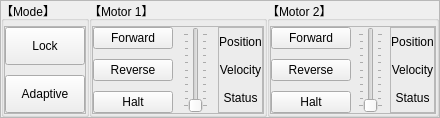
            <widget class="QFrame" name="group_motor_control">
             <property name="frameShape">
              <enum>QFrame::StyledPanel</enum>
             </property>
             <property name="frameShadow">
              <enum>QFrame::Raised</enum>
             </property>
             <layout class="QHBoxLayout" name="horizontalLayout_4" stretch="1,3,3">
              <property name="spacing">
               <number>0</number>
              </property>
              <property name="leftMargin">
               <number>0</number>
              </property>
              <property name="topMargin">
               <number>0</number>
              </property>
              <property name="rightMargin">
               <number>0</number>
              </property>
              <property name="bottomMargin">
               <number>0</number>
              </property>
              <item>
               <widget class="QGroupBox" name="group_param_modify_6">
                <property name="enabled">
                 <bool>true</bool>
                </property>
                <property name="title">
                 <string>【Mode】</string>
                </property>
                <layout class="QVBoxLayout" name="verticalLayout_109" stretch="0">
                 <property name="spacing">
                  <number>0</number>
                 </property>
                 <property name="leftMargin">
                  <number>0</number>
                 </property>
                 <property name="topMargin">
                  <number>5</number>
                 </property>
                 <property name="rightMargin">
                  <number>0</number>
                 </property>
                 <property name="bottomMargin">
                  <number>0</number>
                 </property>
                 <item>
                  <widget class="QFrame" name="frame_44">
                   <layout class="QVBoxLayout" name="verticalLayout_110" stretch="0">
                    <property name="spacing">
                     <number>0</number>
                    </property>
                    <property name="leftMargin">
                     <number>0</number>
                    </property>
                    <property name="topMargin">
                     <number>0</number>
                    </property>
                    <property name="rightMargin">
                     <number>0</number>
                    </property>
                    <property name="bottomMargin">
                     <number>0</number>
                    </property>
                    <item>
                     <widget class="QFrame" name="frame_45">
                      <property name="frameShape">
                       <enum>QFrame::StyledPanel</enum>
                      </property>
                      <property name="frameShadow">
                       <enum>QFrame::Raised</enum>
                      </property>
                      <layout class="QHBoxLayout" name="horizontalLayout_48" stretch="1">
                       <property name="spacing">
                        <number>10</number>
                       </property>
                       <property name="leftMargin">
                        <number>0</number>
                       </property>
                       <property name="topMargin">
                        <number>0</number>
                       </property>
                       <property name="rightMargin">
                        <number>0</number>
                       </property>
                       <property name="bottomMargin">
                        <number>0</number>
                       </property>
                       <item>
                        <layout class="QVBoxLayout" name="verticalLayout_56" stretch="1,1">
                         <property name="spacing">
                          <number>10</number>
                         </property>
                         <property name="leftMargin">
                          <number>0</number>
                         </property>
                         <property name="rightMargin">
                          <number>0</number>
                         </property>
                         <item>
                          <widget class="QPushButton" name="bt_lock">
                           <property name="sizePolicy">
                            <sizepolicy hsizetype="Minimum" vsizetype="Preferred">
                             <horstretch>0</horstretch>
                             <verstretch>0</verstretch>
                            </sizepolicy>
                           </property>
                           <property name="text">
                            <string>Lock</string>
                           </property>
                          </widget>
                         </item>
                         <item>
                          <widget class="QPushButton" name="bt_adaptive">
                           <property name="sizePolicy">
                            <sizepolicy hsizetype="Minimum" vsizetype="Preferred">
                             <horstretch>0</horstretch>
                             <verstretch>0</verstretch>
                            </sizepolicy>
                           </property>
                           <property name="text">
                            <string>Adaptive</string>
                           </property>
                          </widget>
                         </item>
                        </layout>
                       </item>
                      </layout>
                     </widget>
                    </item>
                   </layout>
                  </widget>
                 </item>
                </layout>
               </widget>
              </item>
              <item>
               <widget class="QGroupBox" name="group_param_modify_5">
                <property name="enabled">
                 <bool>true</bool>
                </property>
                <property name="title">
                 <string>【Motor 1】</string>
                </property>
                <layout class="QVBoxLayout" name="verticalLayout_106" stretch="0">
                 <property name="spacing">
                  <number>0</number>
                 </property>
                 <property name="leftMargin">
                  <number>0</number>
                 </property>
                 <property name="topMargin">
                  <number>5</number>
                 </property>
                 <property name="rightMargin">
                  <number>0</number>
                 </property>
                 <property name="bottomMargin">
                  <number>0</number>
                 </property>
                 <item>
                  <widget class="QFrame" name="frame_42">
                   <layout class="QVBoxLayout" name="verticalLayout_107" stretch="0">
                    <property name="spacing">
                     <number>0</number>
                    </property>
                    <property name="leftMargin">
                     <number>0</number>
                    </property>
                    <property name="topMargin">
                     <number>0</number>
                    </property>
                    <property name="rightMargin">
                     <number>0</number>
                    </property>
                    <property name="bottomMargin">
                     <number>0</number>
                    </property>
                    <item>
                     <widget class="QFrame" name="frame_43">
                      <property name="frameShape">
                       <enum>QFrame::StyledPanel</enum>
                      </property>
                      <property name="frameShadow">
                       <enum>QFrame::Raised</enum>
                      </property>
                      <layout class="QHBoxLayout" name="horizontalLayout_47" stretch="1,1,1">
                       <property name="spacing">
                        <number>10</number>
                       </property>
                       <property name="leftMargin">
                        <number>0</number>
                       </property>
                       <property name="topMargin">
                        <number>0</number>
                       </property>
                       <property name="rightMargin">
                        <number>0</number>
                       </property>
                       <property name="bottomMargin">
                        <number>0</number>
                       </property>
                       <item>
                        <layout class="QVBoxLayout" name="verticalLayout_108">
                         <property name="spacing">
                          <number>10</number>
                         </property>
                         <item>
                          <widget class="QPushButton" name="bt_forward_1">
                           <property name="sizePolicy">
                            <sizepolicy hsizetype="Minimum" vsizetype="Preferred">
                             <horstretch>0</horstretch>
                             <verstretch>0</verstretch>
                            </sizepolicy>
                           </property>
                           <property name="text">
                            <string>Forward</string>
                           </property>
                          </widget>
                         </item>
                         <item>
                          <widget class="QPushButton" name="bt_reverse_1">
                           <property name="sizePolicy">
                            <sizepolicy hsizetype="Minimum" vsizetype="Preferred">
                             <horstretch>0</horstretch>
                             <verstretch>0</verstretch>
                            </sizepolicy>
                           </property>
                           <property name="text">
                            <string>Reverse</string>
                           </property>
                          </widget>
                         </item>
                         <item>
                          <widget class="QPushButton" name="bt_halt_1">
                           <property name="sizePolicy">
                            <sizepolicy hsizetype="Minimum" vsizetype="Preferred">
                             <horstretch>0</horstretch>
                             <verstretch>0</verstretch>
                            </sizepolicy>
                           </property>
                           <property name="text">
                            <string>Halt</string>
                           </property>
                          </widget>
                         </item>
                        </layout>
                       </item>
                       <item>
                        <widget class="QSlider" name="slider_1">
                         <property name="minimum">
                          <number>0</number>
                         </property>
                         <property name="maximum">
                          <number>100</number>
                         </property>
                         <property name="singleStep">
                          <number>1</number>
                         </property>
                         <property name="pageStep">
                          <number>10</number>
                         </property>
                         <property name="value">
                          <number>0</number>
                         </property>
                         <property name="orientation">
                          <enum>Qt::Vertical</enum>
                         </property>
                         <property name="tickPosition">
                          <enum>QSlider::TicksBothSides</enum>
                         </property>
                        </widget>
                       </item>
                       <item>
                        <widget class="QFrame" name="frame_15">
                         <property name="frameShape">
                          <enum>QFrame::StyledPanel</enum>
                         </property>
                         <property name="frameShadow">
                          <enum>QFrame::Raised</enum>
                         </property>
                         <layout class="QVBoxLayout" name="verticalLayout_11">
                          <property name="spacing">
                           <number>0</number>
                          </property>
                          <property name="leftMargin">
                           <number>0</number>
                          </property>
                          <property name="topMargin">
                           <number>0</number>
                          </property>
                          <property name="rightMargin">
                           <number>0</number>
                          </property>
                          <property name="bottomMargin">
                           <number>0</number>
                          </property>
                          <item>
                           <widget class="QLabel" name="position_1">
                            <property name="text">
                             <string>Position</string>
                            </property>
                            <property name="alignment">
                             <set>Qt::AlignCenter</set>
                            </property>
                            <property name="margin">
                             <number>5</number>
                            </property>
                            <property name="indent">
                             <number>-1</number>
                            </property>
                           </widget>
                          </item>
                          <item>
                           <widget class="QLabel" name="velocity_1">
                            <property name="text">
                             <string>Velocity</string>
                            </property>
                            <property name="alignment">
                             <set>Qt::AlignCenter</set>
                            </property>
                            <property name="margin">
                             <number>5</number>
                            </property>
                            <property name="indent">
                             <number>-1</number>
                            </property>
                           </widget>
                          </item>
                          <item>
                           <widget class="QLabel" name="status_1">
                            <property name="text">
                             <string>Status</string>
                            </property>
                            <property name="alignment">
                             <set>Qt::AlignCenter</set>
                            </property>
                            <property name="margin">
                             <number>5</number>
                            </property>
                            <property name="indent">
                             <number>-1</number>
                            </property>
                           </widget>
                          </item>
                         </layout>
                        </widget>
                       </item>
                      </layout>
                     </widget>
                    </item>
                   </layout>
                  </widget>
                 </item>
                </layout>
               </widget>
              </item>
              <item>
               <widget class="QGroupBox" name="group_param_modify_7">
                <property name="enabled">
                 <bool>true</bool>
                </property>
                <property name="title">
                 <string>【Motor 2】</string>
                </property>
                <layout class="QVBoxLayout" name="verticalLayout_113" stretch="0">
                 <property name="spacing">
                  <number>0</number>
                 </property>
                 <property name="leftMargin">
                  <number>0</number>
                 </property>
                 <property name="topMargin">
                  <number>5</number>
                 </property>
                 <property name="rightMargin">
                  <number>0</number>
                 </property>
                 <property name="bottomMargin">
                  <number>0</number>
                 </property>
                 <item>
                  <widget class="QFrame" name="frame_46">
                   <layout class="QVBoxLayout" name="verticalLayout_114" stretch="0">
                    <property name="spacing">
                     <number>0</number>
                    </property>
                    <property name="leftMargin">
                     <number>0</number>
                    </property>
                    <property name="topMargin">
                     <number>0</number>
                    </property>
                    <property name="rightMargin">
                     <number>0</number>
                    </property>
                    <property name="bottomMargin">
                     <number>0</number>
                    </property>
                    <item>
                     <widget class="QFrame" name="frame_47">
                      <property name="frameShape">
                       <enum>QFrame::StyledPanel</enum>
                      </property>
                      <property name="frameShadow">
                       <enum>QFrame::Raised</enum>
                      </property>
                      <layout class="QHBoxLayout" name="horizontalLayout_49" stretch="1,1,1">
                       <property name="spacing">
                        <number>7</number>
                       </property>
                       <property name="leftMargin">
                        <number>0</number>
                       </property>
                       <property name="topMargin">
                        <number>0</number>
                       </property>
                       <property name="rightMargin">
                        <number>0</number>
                       </property>
                       <property name="bottomMargin">
                        <number>0</number>
                       </property>
                       <item>
                        <layout class="QVBoxLayout" name="verticalLayout_115">
                         <property name="spacing">
                          <number>10</number>
                         </property>
                         <item>
                          <widget class="QPushButton" name="bt_forward_2">
                           <property name="sizePolicy">
                            <sizepolicy hsizetype="Minimum" vsizetype="Preferred">
                             <horstretch>0</horstretch>
                             <verstretch>0</verstretch>
                            </sizepolicy>
                           </property>
                           <property name="text">
                            <string>Forward</string>
                           </property>
                          </widget>
                         </item>
                         <item>
                          <widget class="QPushButton" name="bt_reverse_2">
                           <property name="sizePolicy">
                            <sizepolicy hsizetype="Minimum" vsizetype="Preferred">
                             <horstretch>0</horstretch>
                             <verstretch>0</verstretch>
                            </sizepolicy>
                           </property>
                           <property name="text">
                            <string>Reverse</string>
                           </property>
                          </widget>
                         </item>
                         <item>
                          <widget class="QPushButton" name="bt_halt_2">
                           <property name="sizePolicy">
                            <sizepolicy hsizetype="Minimum" vsizetype="Preferred">
                             <horstretch>0</horstretch>
                             <verstretch>0</verstretch>
                            </sizepolicy>
                           </property>
                           <property name="text">
                            <string>Halt</string>
                           </property>
                          </widget>
                         </item>
                        </layout>
                       </item>
                       <item>
                        <widget class="QSlider" name="slider_2">
                         <property name="minimum">
                          <number>0</number>
                         </property>
                         <property name="maximum">
                          <number>100</number>
                         </property>
                         <property name="singleStep">
                          <number>1</number>
                         </property>
                         <property name="pageStep">
                          <number>10</number>
                         </property>
                         <property name="value">
                          <number>0</number>
                         </property>
                         <property name="sliderPosition">
                          <number>0</number>
                         </property>
                         <property name="orientation">
                          <enum>Qt::Vertical</enum>
                         </property>
                         <property name="tickPosition">
                          <enum>QSlider::TicksBothSides</enum>
                         </property>
                        </widget>
                       </item>
                       <item>
                        <widget class="QFrame" name="frame_17">
                         <property name="frameShape">
                          <enum>QFrame::StyledPanel</enum>
                         </property>
                         <property name="frameShadow">
                          <enum>QFrame::Raised</enum>
                         </property>
                         <layout class="QVBoxLayout" name="verticalLayout_14">
                          <property name="spacing">
                           <number>0</number>
                          </property>
                          <property name="leftMargin">
                           <number>0</number>
                          </property>
                          <property name="topMargin">
                           <number>0</number>
                          </property>
                          <property name="rightMargin">
                           <number>0</number>
                          </property>
                          <property name="bottomMargin">
                           <number>0</number>
                          </property>
                          <item>
                           <widget class="QLabel" name="position_2">
                            <property name="text">
                             <string>Position</string>
                            </property>
                            <property name="alignment">
                             <set>Qt::AlignCenter</set>
                            </property>
                            <property name="margin">
                             <number>5</number>
                            </property>
                            <property name="indent">
                             <number>-1</number>
                            </property>
                           </widget>
                          </item>
                          <item>
                           <widget class="QLabel" name="velocity_2">
                            <property name="text">
                             <string>Velocity</string>
                            </property>
                            <property name="alignment">
                             <set>Qt::AlignCenter</set>
                            </property>
                            <property name="margin">
                             <number>5</number>
                            </property>
                            <property name="indent">
                             <number>-1</number>
                            </property>
                           </widget>
                          </item>
                          <item>
                           <widget class="QLabel" name="status_2">
                            <property name="text">
                             <string>Status</string>
                            </property>
                            <property name="alignment">
                             <set>Qt::AlignCenter</set>
                            </property>
                            <property name="margin">
                             <number>5</number>
                            </property>
                            <property name="indent">
                             <number>-1</number>
                            </property>
                           </widget>
                          </item>
                         </layout>
                        </widget>
                       </item>
                      </layout>
                     </widget>
                    </item>
                   </layout>
                  </widget>
                 </item>
                </layout>
               </widget>
              </item>
             </layout>
            </widget>
